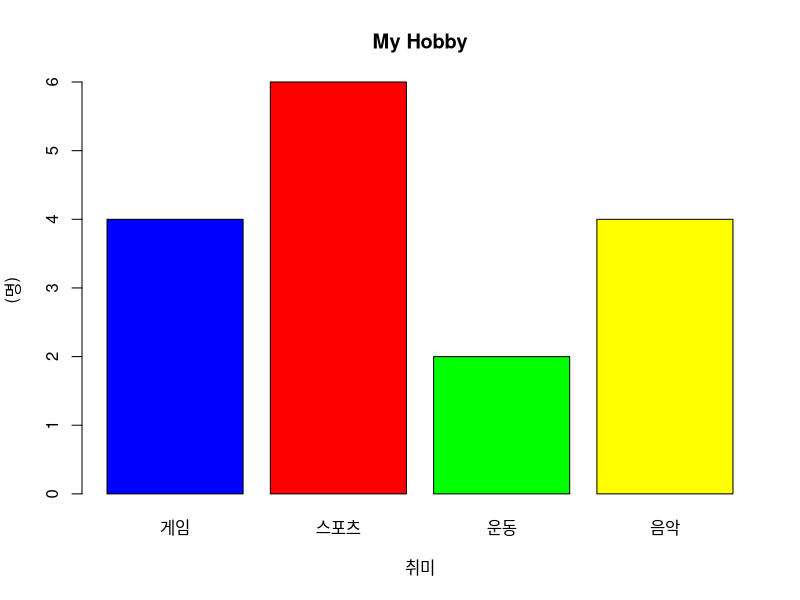
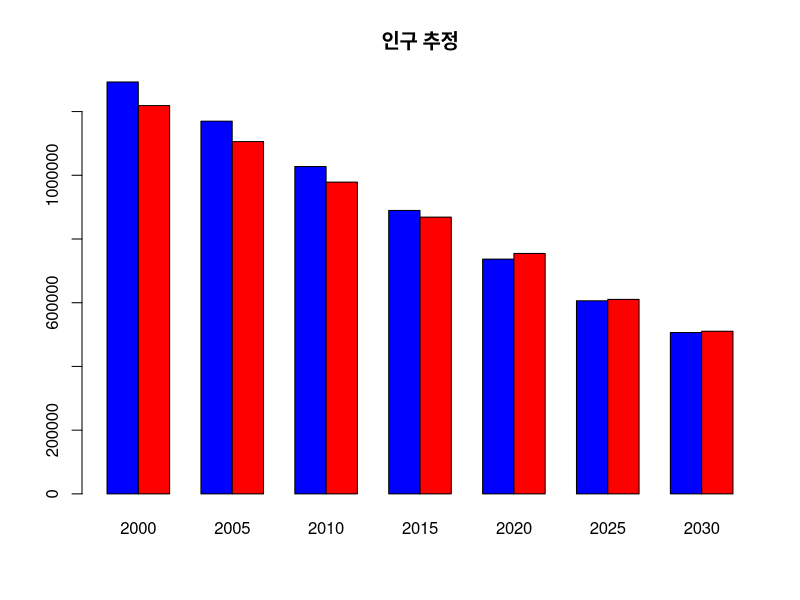
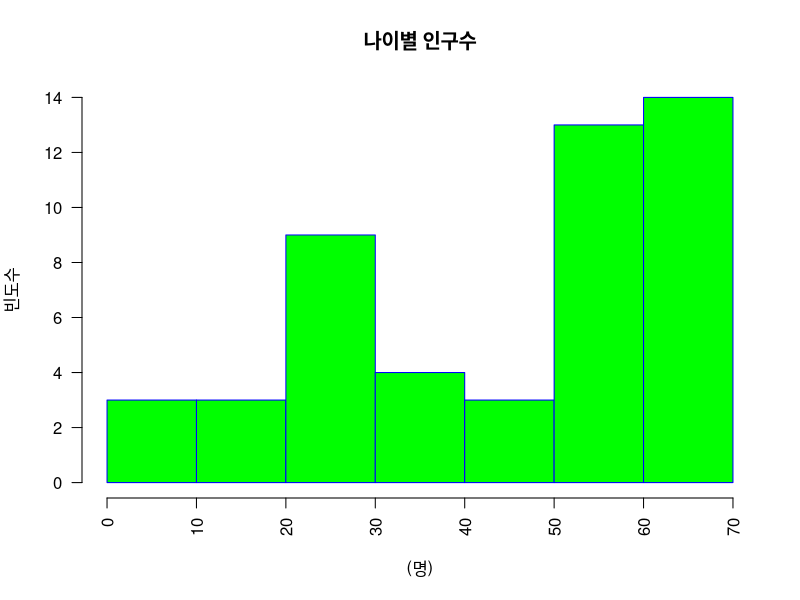
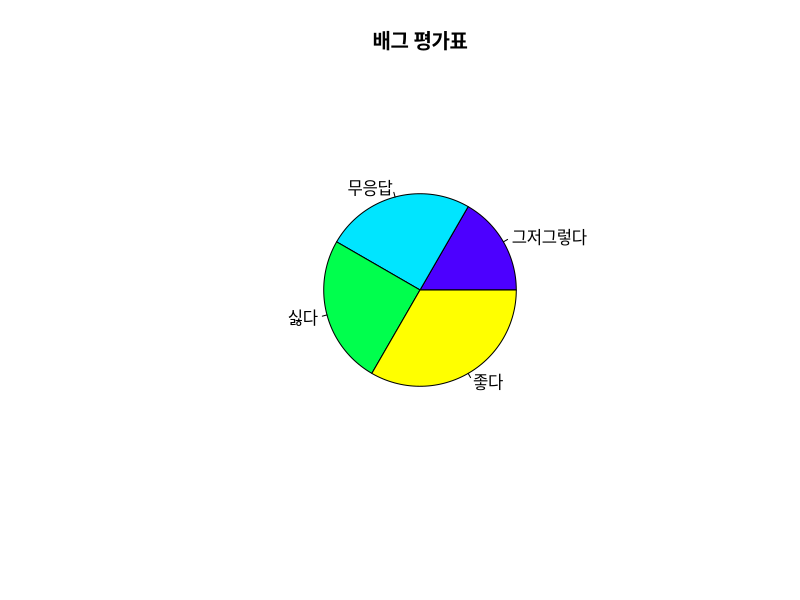
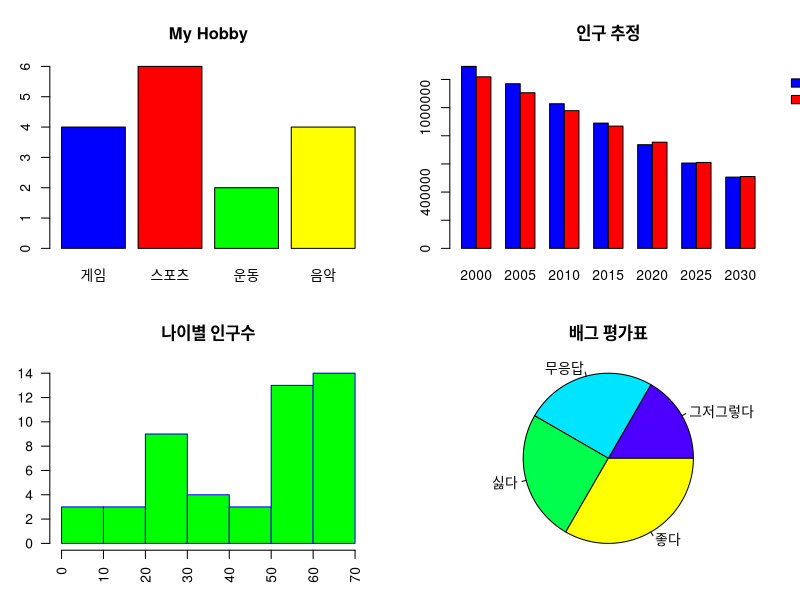

Here is the R script that generated these plots, in order:
#1.막대그래프 작성해보기
hobby <- c('게임', '게임', '게임', '게임', '운동', '운동', '스포츠'
           ,'스포츠', '스포츠', '스포츠', '스포츠', '스포츠', '음악'
           ,'음악','음악','음악')
ds <- table(hobby)
ds


barplot(ds, main='My Hobby', 
        #막대그래프 색 지정하기
        col = c('blue','red','green','yellow'),
        #x축 y축에 설명 붙이기
        xlab='취미', ylab='(명)')



#2.각각의 막대그래프 작성해보기
age.A <- c(1292796, 1169837, 1027464, 889690, 736785
           ,606118,506442)
age.B <- c(1218871,1105855,978495,868701,754606,
           610446,510362)

as <- rbind(age.A, age.B)
colnames(as) <- c('2000','2005','2010','2015','2020'
                  ,'2025','2030')


barplot(as, main='인구 추정',
        col=c('blue', 'red'),
        #각각의 막대로 표현하기
        beside = TRUE,
        #범례 추가하기
        legend.text = c('남자', '여자'),
        args.legend = list(x='topright', bty='n',
                           inset=c(-0.25,0)))



#3.히토스그램 작성해보기
a <- c(2,4,10,12,15,17,22,24,25,22,23,26,28,29,
       30,33,35,34,36,42,44,45,66,55,56,57,51,51,
       54,54,52,53,67,68,64,63,61,68,69,61,62,64,
       54,52,51,55,65,61,62)
head(a)
dist <- a
hist(dist, main = '나이별 인구수',
     xlab = '(명)',
     ylab = '빈도수',
     border='blue',
     col='green',
     las=2,
     breaks=5)



#4.파이그래프 작성해보기.
pi <- c('좋다','싫다','무응답','그저그렇다',
        '좋다','싫다','무응답','좋다','좋다',
        '싫다','무응답','그저그렇다')

ps <- pi
pie(table(ps),main='배그 평가표',
    col=topo.colors(4),
    radius=0.5)



#5.화면 분할해보기
par(mfrow=c(2,2), mar=c(3,3,4,2))

barplot(ds, main='My Hobby', 
        #막대그래프 색 지정하기
        col = c('blue','red','green','yellow'),
        #x축 y축에 설명 붙이기
        xlab='취미', ylab='(명)')

barplot(as, main='인구 추정',
        col=c('blue', 'red'),
        #각각의 막대로 표현하기
        beside = TRUE,
        #범례 추가하기
        legend.text = c('남자', '여자'),
        args.legend = list(x='topright', bty='n',
                           inset=c(-0.25,0)))

hist(dist, main = '나이별 인구수',
     xlab = '(명)',
     ylab = '빈도수',
     border='blue',
     col='green',
     las=2,
     breaks=5)

pie(table(ps),main='배그 평가표',
    col=topo.colors(4),
    radius=1)

par(mfrow=c(1,1), mar=c(5,4,4,2)+.1)
